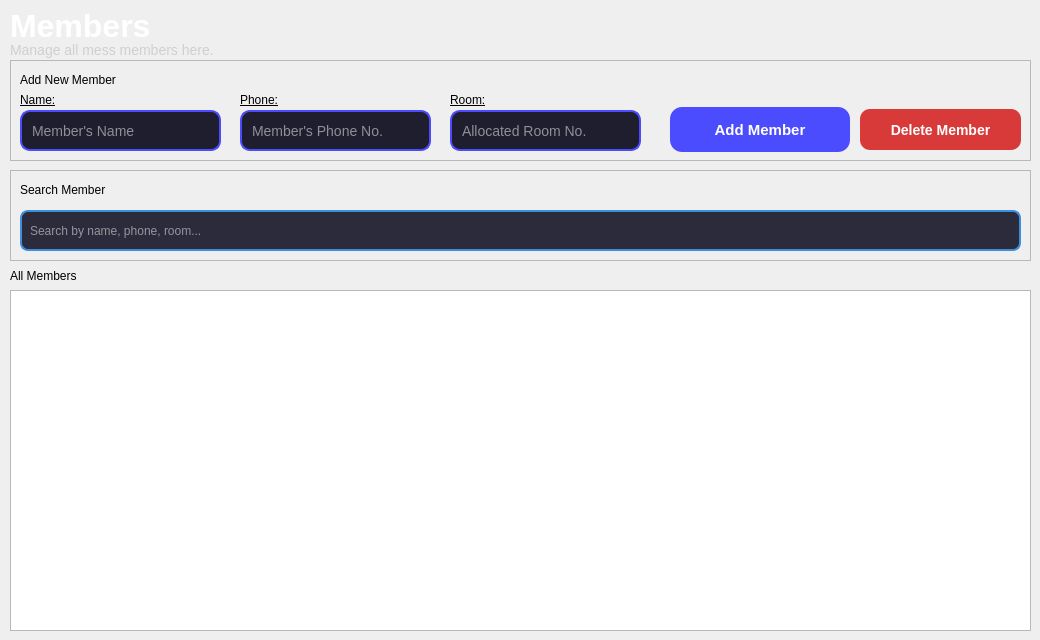
      <widget class="QWidget" name="page_9">
       <widget class="QFrame" name="frame_4">
        <property name="geometry">
         <rect>
          <x>10</x>
          <y>60</y>
          <width>1021</width>
          <height>101</height>
         </rect>
        </property>
        <property name="frameShape">
         <enum>QFrame::Shape::StyledPanel</enum>
        </property>
        <property name="frameShadow">
         <enum>QFrame::Shadow::Raised</enum>
        </property>
        <widget class="QLabel" name="label_8">
         <property name="geometry">
          <rect>
           <x>10</x>
           <y>10</y>
           <width>171</width>
           <height>20</height>
          </rect>
         </property>
         <property name="styleSheet">
          <string notr="true">font: 700 11pt &quot;Segoe UI&quot;;</string>
         </property>
         <property name="text">
          <string>Add New Member</string>
         </property>
        </widget>
        <widget class="QLabel" name="label_9">
         <property name="geometry">
          <rect>
           <x>10</x>
           <y>30</y>
           <width>51</width>
           <height>20</height>
          </rect>
         </property>
         <property name="styleSheet">
          <string notr="true">font: 9pt &quot;Segoe UI&quot;;
text-decoration: underline;</string>
         </property>
         <property name="text">
          <string>Name:</string>
         </property>
        </widget>
        <widget class="QLineEdit" name="memberNameInput">
         <property name="geometry">
          <rect>
           <x>10</x>
           <y>50</y>
           <width>201</width>
           <height>41</height>
          </rect>
         </property>
         <property name="styleSheet">
          <string notr="true">QLineEdit {
    background-color: #1E1E2F;
    color: white;
    border: 2px solid #4C4CFF;
    border-radius: 10px;
    padding: 8px;
    font-size: 14px;
}

QLineEdit:focus {
    border: 2px solid #7C7CFF;
}</string>
         </property>
         <property name="text">
          <string/>
         </property>
         <property name="placeholderText">
          <string>Member's Name</string>
         </property>
        </widget>
        <widget class="QLabel" name="label_10">
         <property name="geometry">
          <rect>
           <x>230</x>
           <y>30</y>
           <width>51</width>
           <height>20</height>
          </rect>
         </property>
         <property name="styleSheet">
          <string notr="true">font: 9pt &quot;Segoe UI&quot;;
text-decoration: underline;</string>
         </property>
         <property name="text">
          <string>Phone:</string>
         </property>
        </widget>
        <widget class="QLineEdit" name="memberPhoneInput">
         <property name="geometry">
          <rect>
           <x>230</x>
           <y>50</y>
           <width>191</width>
           <height>41</height>
          </rect>
         </property>
         <property name="styleSheet">
          <string notr="true">QLineEdit {
    background-color: #1E1E2F;
    color: white;
    border: 2px solid #4C4CFF;
    border-radius: 10px;
    padding: 8px;
    font-size: 14px;
}

QLineEdit:focus {
    border: 2px solid #7C7CFF;
}</string>
         </property>
         <property name="text">
          <string/>
         </property>
         <property name="placeholderText">
          <string>Member's Phone No.</string>
         </property>
        </widget>
        <widget class="QLabel" name="label_11">
         <property name="geometry">
          <rect>
           <x>440</x>
           <y>30</y>
           <width>51</width>
           <height>20</height>
          </rect>
         </property>
         <property name="styleSheet">
          <string notr="true">font: 9pt &quot;Segoe UI&quot;;
text-decoration: underline;</string>
         </property>
         <property name="text">
          <string>Room:</string>
         </property>
        </widget>
        <widget class="QLineEdit" name="memberRoomInput">
         <property name="geometry">
          <rect>
           <x>440</x>
           <y>50</y>
           <width>191</width>
           <height>41</height>
          </rect>
         </property>
         <property name="styleSheet">
          <string notr="true">QLineEdit {
    background-color: #1E1E2F;
    color: white;
    border: 2px solid #4C4CFF;
    border-radius: 10px;
    padding: 8px;
    font-size: 14px;
}

QLineEdit:focus {
    border: 2px solid #7C7CFF;
}</string>
         </property>
         <property name="text">
          <string/>
         </property>
         <property name="placeholderText">
          <string>Allocated Room No.</string>
         </property>
        </widget>
        <widget class="QPushButton" name="addMemberBtn">
         <property name="geometry">
          <rect>
           <x>660</x>
           <y>47</y>
           <width>180</width>
           <height>45</height>
          </rect>
         </property>
         <property name="minimumSize">
          <size>
           <width>180</width>
           <height>45</height>
          </size>
         </property>
         <property name="maximumSize">
          <size>
           <width>180</width>
           <height>45</height>
          </size>
         </property>
         <property name="styleSheet">
          <string notr="true">QPushButton {
    background-color: #4C4CFF;
    color: white;
    border-radius: 12px;
    font-size: 15px;
    font-weight: bold;
    padding: 10px;
    border: none;
}

QPushButton:hover {
    background-color: #6366FF;
}

QPushButton:pressed {
    background-color: #3A3AF5;
}</string>
         </property>
         <property name="text">
          <string>Add Member</string>
         </property>
         <property name="icon">
          <iconset theme="QIcon::ThemeIcon::ContactNew"/>
         </property>
        </widget>
        <widget class="QPushButton" name="deleteMemberBtn">
         <property name="geometry">
          <rect>
           <x>850</x>
           <y>49</y>
           <width>161</width>
           <height>41</height>
          </rect>
         </property>
         <property name="styleSheet">
          <string notr="true">QPushButton {
    background-color: #D83A3A;
    color: white;
    border-radius: 10px;
    font-size: 14px;
    font-weight: bold;
    padding: 8px;
}

QPushButton:hover {
    background-color: #F04A4A;
}</string>
         </property>
         <property name="text">
          <string>Delete Member</string>
         </property>
         <property name="icon">
          <iconset theme="QIcon::ThemeIcon::EditDelete"/>
         </property>
        </widget>
       </widget>
       <widget class="QFrame" name="frame_5">
        <property name="geometry">
         <rect>
          <x>10</x>
          <y>170</y>
          <width>1021</width>
          <height>91</height>
         </rect>
        </property>
        <property name="frameShape">
         <enum>QFrame::Shape::StyledPanel</enum>
        </property>
        <property name="frameShadow">
         <enum>QFrame::Shadow::Raised</enum>
        </property>
        <widget class="QLabel" name="label_18">
         <property name="geometry">
          <rect>
           <x>10</x>
           <y>10</y>
           <width>141</width>
           <height>20</height>
          </rect>
         </property>
         <property name="styleSheet">
          <string notr="true">font: 700 11pt &quot;Segoe UI&quot;;</string>
         </property>
         <property name="text">
          <string>Search Member</string>
         </property>
        </widget>
        <widget class="QLineEdit" name="searchMemberInput">
         <property name="geometry">
          <rect>
           <x>10</x>
           <y>40</y>
           <width>1001</width>
           <height>41</height>
          </rect>
         </property>
         <property name="styleSheet">
          <string notr="true">QLineEdit {
    background-color: #2B2B3C;
    color: white;
    border: 2px solid #3E8EDE;
    border-radius: 8px;
    padding: 6px;
}</string>
         </property>
         <property name="placeholderText">
          <string>Search by name, phone, room...</string>
         </property>
        </widget>
       </widget>
       <widget class="QTableWidget" name="memberTable_2">
        <property name="enabled">
         <bool>true</bool>
        </property>
        <property name="geometry">
         <rect>
          <x>10</x>
          <y>290</y>
          <width>1021</width>
          <height>341</height>
         </rect>
        </property>
       </widget>
       <widget class="QLabel" name="label_20">
        <property name="geometry">
         <rect>
          <x>10</x>
          <y>266</y>
          <width>131</width>
          <height>20</height>
         </rect>
        </property>
        <property name="styleSheet">
         <string notr="true">font: 700 11pt &quot;Segoe UI&quot;;</string>
        </property>
        <property name="text">
         <string>All Members</string>
        </property>
       </widget>
       <widget class="QLabel" name="label_21">
        <property name="geometry">
         <rect>
          <x>10</x>
          <y>10</y>
          <width>171</width>
          <height>31</height>
         </rect>
        </property>
        <property name="styleSheet">
         <string notr="true">font-size: 32px;
font-weight: bold;
color: white;</string>
        </property>
        <property name="text">
         <string>Members</string>
        </property>
       </widget>
       <widget class="QLabel" name="label_22">
        <property name="geometry">
         <rect>
          <x>10</x>
          <y>40</y>
          <width>361</width>
          <height>20</height>
         </rect>
        </property>
        <property name="styleSheet">
         <string notr="true">font-size: 14px;
color: #cfcfcf;
</string>
        </property>
        <property name="text">
         <string>Manage all mess members here.</string>
        </property>
       </widget>
      </widget>
